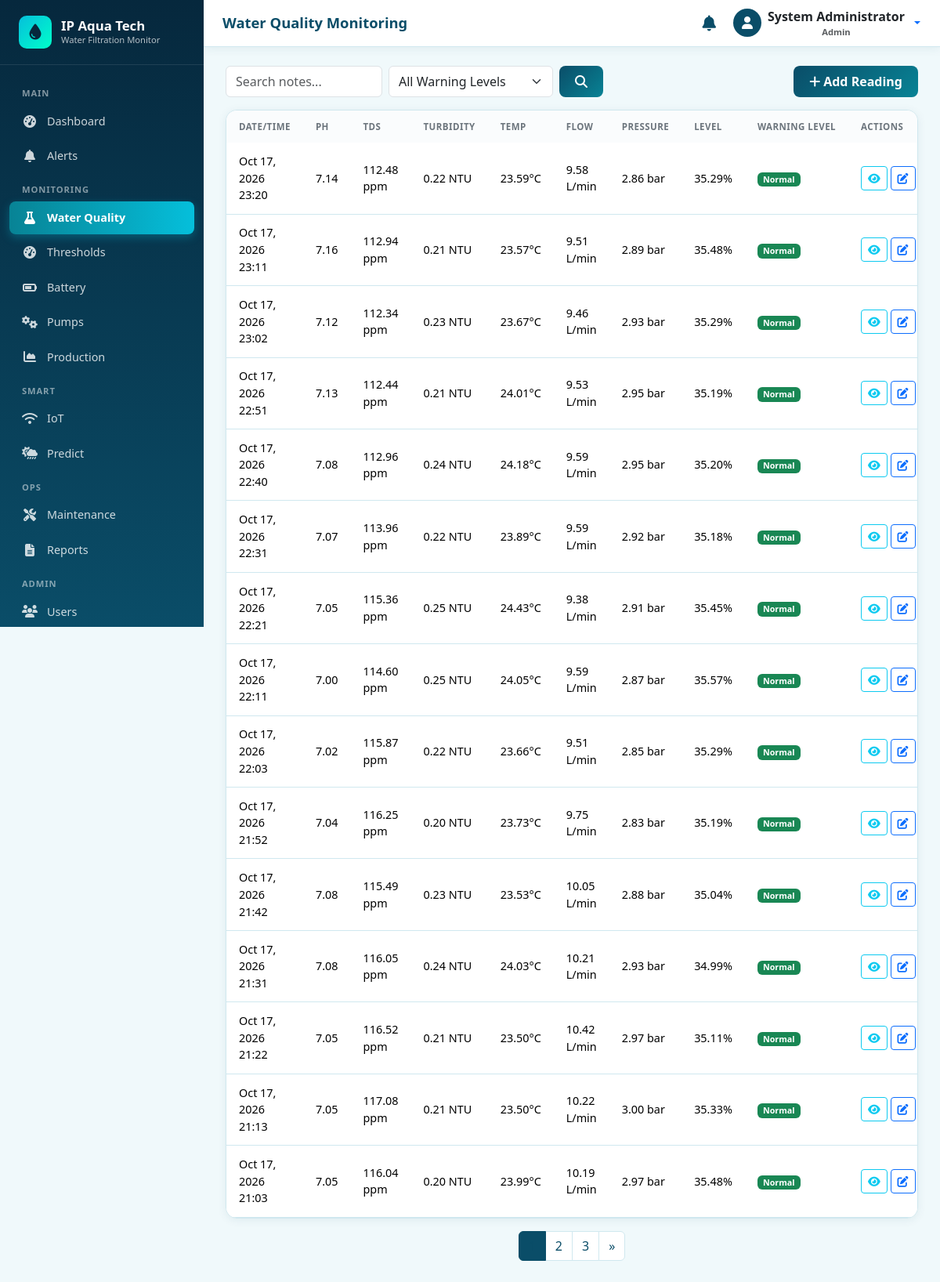
Screenshot of /monitoring/water-quality/ (signed in) with the database file from the repository.
### accounts/models.py (models this page shows, shortened)
class User(AbstractUser):
    class Role(models.TextChoices):
        ADMIN = 'ADMIN', 'Admin'
        OPERATOR = 'OPERATOR', 'Operator'
    role = models.CharField(
        max_length=20,
        choices=Role.choices,
        default=Role.OPERATOR,
        help_text='User role determining access level',
    )
    phone = models.CharField(max_length=20, blank=True)
    is_active = models.BooleanField(default=True)
    created_at = models.DateTimeField(auto_now_add=True)
    updated_at = models.DateTimeField(auto_now=True)
    class Meta:
        ordering = ['-date_joined']
        verbose_name = 'User'
        verbose_name_plural = 'Users'
    @property
    def is_admin_user(self):
        return self.role == self.Role.ADMIN or self.is_superuser

### monitoring/models.py (models this page shows, shortened)
class WaterQuality(models.Model):
    ph = models.DecimalField(max_digits=4, decimal_places=2, help_text='pH level (0-14)')
    tds = models.DecimalField(max_digits=8, decimal_places=2, help_text='Total Dissolved Solids (ppm)')
    turbidity = models.DecimalField(max_digits=6, decimal_places=2, help_text='Turbidity (NTU)')
    temperature = models.DecimalField(max_digits=5, decimal_places=2, help_text='Temperature (°C)')
    flow_rate = models.DecimalField(max_digits=8, decimal_places=2, help_text='Flow rate (L/min)')
    water_pressure = models.DecimalField(max_digits=6, decimal_places=2, help_text='Water pressure (bar)')
    water_level = models.DecimalField(max_digits=5, decimal_places=2, help_text='Water level (%)')
    status = models.CharField(
        max_length=20,
        choices=StatusChoices.choices,
        default=StatusChoices.NORMAL,
    )
    warning_level = models.CharField(
        max_length=20,
        choices=WarningLevel.choices,
        default=WarningLevel.NORMAL,
    )
    notes = models.TextField(blank=True)
    recorded_by = models.ForeignKey(
        settings.AUTH_USER_MODEL,
        on_delete=models.SET_NULL,
        null=True,
        blank=True,
        related_name='water_quality_records',
    )
    recorded_at = models.DateTimeField(default=timezone.now)
    created_at = models.DateTimeField(auto_now_add=True)
    class Meta:
        ordering = ['-recorded_at']
        verbose_name = 'Water Quality Reading'
        verbose_name_plural = 'Water Quality Readings'

### monitoring/views.py (the view)
# urls.py: path('water-quality/', views.water_quality_list, name='water_quality_list'),
@login_required
def water_quality_list(request):
    q = request.GET.get('q', '').strip()
    warning_level = request.GET.get('warning_level', '')
    qs = WaterQuality.objects.select_related('recorded_by').filter(
        recorded_at__lte=timezone.now(),
    )
    if warning_level:
        qs = qs.filter(warning_level=warning_level)
    if q:
        qs = qs.filter(notes__icontains=q)
    paginator = Paginator(qs, 15)
    page = paginator.get_page(request.GET.get('page'))
    return render(request, 'monitoring/water_quality_list.html', {
        'page_obj': page,
        'q': q,
        'warning_level': warning_level,
        'warning_choices': WarningLevel,
    })

### notifications/context_processors.py (called while the page is built)
def unread_notifications(request):
    if request.user.is_authenticated:
        count = Notification.objects.filter(
            is_read=False,
            is_resolved=False,
        ).filter(
            models_q(request.user)
        ).count()
        recent = Notification.objects.filter(
            is_resolved=False,
        ).filter(
            models_q(request.user)
        )[:5]
        return {
            'unread_notification_count': count,
            'recent_notifications': recent,
        }
    return {
        'unread_notification_count': 0,
        'recent_notifications': [],
    }

def models_q(user):
    from django.db.models import Q
    return Q(recipient__isnull=True) | Q(recipient=user)

### templates/monitoring/water_quality_list.html (shortened to what this page needs)
{% extends 'base.html' %}
{% block page_title %}Water Quality Monitoring{% endblock %}
{% block content %}
<div class="d-flex flex-wrap justify-content-between align-items-center mb-3 gap-2">
  <form method="get" class="d-flex gap-2 flex-wrap">
    <input type="text" name="q" value="{{ q }}" class="form-control" placeholder="Search notes..." style="width:200px;">
    <select name="warning_level" class="form-select" style="width:210px;">
      <option value="">All Warning Levels</option>
    </select>
    <button type="submit" class="btn btn-aqua"><i class="fas fa-search"></i></button>
  </form>
  <a href="{% url 'monitoring:water_quality_create' %}" class="btn btn-aqua"><i class="fas fa-plus me-1"></i>Add Reading</a>
</div>
<div class="card card-aqua">
  <div class="card-body p-0">
    <div class="table-responsive">
      <table class="table table-aqua table-hover mb-0">
        <thead>
          <tr>
            <th>Date/Time</th>
            <th>pH</th>
            <th>TDS</th>
            <th>Turbidity</th>
            <th>Temp</th>
            <th>Flow</th>
            <th>Pressure</th>
            <th>Level</th>
            <th>Warning Level</th>
            <th>Actions</th>
          </tr>
        </thead>
        <tbody>
          {% for obj in page_obj %}
          <tr class="{% if obj.status == 'CRITICAL' %}row-critical{% elif obj.status == 'WARNING' %}row-warning{% endif %}">
            <td>{{ obj.recorded_at|date:"M d, Y H:i" }}</td>
            <td>{{ obj.ph }}</td>
            <td>{{ obj.tds }} ppm</td>
            <td>{{ obj.turbidity }} NTU</td>
            <td>{{ obj.temperature }}°C</td>
            <td>{{ obj.flow_rate }} L/min</td>
            <td>{{ obj.water_pressure }} bar</td>
            <td>{{ obj.water_level }}%</td>
            <td>
              {% if obj.warning_level == 'NORMAL' %}<span class="badge badge-normal">Normal</span>
              {% elif obj.warning_level == 'FIRST' %}<span class="badge bg-info">First Level</span>
              {% elif obj.warning_level == 'MIDDLE' %}<span class="badge badge-warning">Middle Level</span>
              {% else %}<span class="badge badge-critical">Danger Level</span>{% endif %}
            </td>
            <td class="text-nowrap">
              <a href="{% url 'monitoring:water_quality_detail' obj.pk %}" class="btn btn-sm btn-outline-info"><i class="fas fa-eye"></i></a>
              <a href="{% url 'monitoring:water_quality_edit' obj.pk %}" class="btn btn-sm btn-outline-primary"><i class="fas fa-edit"></i></a>
            </td>
          </tr>
          {% empty %}
          <tr><td colspan="10" class="text-center text-muted py-4">No readings found.</td></tr>
          {% endfor %}
        </tbody>
      </table>
    </div>
  </div>
</div>
{% include 'includes/pagination.html' %}
{% endblock %}

### templates/base.html (shortened to what this page needs)
{% load static %}
<!DOCTYPE html>
<html lang="en">
<head>
  <link href="https://cdn.jsdelivr.net/npm/bootstrap@5.3.3/dist/css/bootstrap.min.css" rel="stylesheet">
  <link href="https://cdnjs.cloudflare.com/ajax/libs/font-awesome/6.5.1/css/all.min.css" rel="stylesheet">
  <link href="{% static 'css/style.css' %}" rel="stylesheet">
</head>
<body {% if chart_url %}data-chart-url="{{ chart_url }}"{% endif %} {% block body_attrs %}{% endblock %}>
  {% if user.is_authenticated %}
  {% include 'includes/sidebar.html' %}
  <div class="main-wrapper">
    <header class="topbar">
      <div class="d-flex align-items-center gap-3">
        <h1 class="page-title">{% block page_title %}Dashboard{% endblock %}</h1>
      </div>
      <div class="d-flex align-items-center gap-3">
        <a href="{% url 'notifications:notification_list' %}" class="btn btn-link text-aqua position-relative p-1">
          <i class="fas fa-bell fa-lg"></i>
        </a>
        <div class="dropdown">
          <button class="btn btn-link text-decoration-none dropdown-toggle d-flex align-items-center gap-2 p-0" type="button" data-bs-toggle="dropdown">
            <span class="rounded-circle bg-aqua d-inline-flex align-items-center justify-content-center text-white" style="width:36px;height:36px;background:var(--aqua-primary);">
              <i class="fas fa-user"></i>
            </span>
            <span class="d-none d-md-inline text-dark fw-semibold">
              {{ user.get_full_name|default:user.username }}
              <small class="d-block text-muted" style="font-size:0.7rem;">{{ user.get_role_display }}</small>
            </span>
          </button>
        </div>
      </div>
    </header>
    <div class="content-area">
      {% block content %}{% endblock %}
    </div>
  </div>
  {% else %}
    {% block auth_content %}{% endblock %}
  {% endif %}
</body>
</html>

### static/css/style.css (style rules this page uses)
:root { --aqua-primary: #0a4d68; --aqua-secondary: #088395; --aqua-accent: #05bfdb; --aqua-light: #00ffca; --aqua-bg: #f0f9fb; --aqua-sidebar: #06283d; --aqua-sidebar-hover: #0a4d68; --aqua-card: #ffffff; --status-normal: #198754; --status-warning: #ffc107; --status-critical: #dc3545; --status-info: #0dcaf0; --text-dark: #1a1a2e; --text-muted: #6c757d; --border-color: #d0e8ef; --sidebar-width: 260px; --topbar-height: 60px; --radius: 12px; --shadow: 0 2px 12px rgba(10, 77, 104, 0.08); --shadow-lg: 0 8px 30px rgba(10, 77, 104, 0.12); }
* { box-sizing: border-box; }
body { font-family: 'Segoe UI', system-ui, -apple-system, sans-serif; background: var(--aqua-bg); color: var(--text-dark); min-height: 100vh; overflow-x: hidden; }
.main-wrapper { margin-left: var(--sidebar-width); min-height: 100vh; transition: margin-left 0.3s ease; }
.topbar { height: var(--topbar-height); background: var(--aqua-card); border-bottom: 1px solid var(--border-color); display: flex; align-items: center; justify-content: space-between; padding: 0 1.5rem; position: sticky; top: 0; z-index: 1030; box-shadow: var(--shadow); }
.topbar .page-title { font-weight: 700; color: var(--aqua-primary); font-size: 1.15rem; margin: 0; }
.content-area { padding: 1.5rem 1.75rem 2.5rem; max-width: 1280px; }
.card-aqua { background: var(--aqua-card); border-radius: 14px; border: 1px solid var(--border-color); box-shadow: var(--shadow); overflow: hidden; }
.card-aqua .card-body { padding: 1.25rem 1.35rem; }
.card-aqua .table { margin-bottom: 0; }
.card-aqua .table thead th { font-size: 0.72rem; text-transform: uppercase; letter-spacing: 0.04em; color: var(--text-muted); font-weight: 700; border-bottom-width: 1px; white-space: nowrap; background: #fafcfd; padding: 0.75rem 1rem; }
.card-aqua .table td { vertical-align: middle; font-size: 0.9rem; padding: 0.8rem 1rem; }
.badge-normal, .badge-status-normal { background-color: var(--status-normal) !important; color: #fff !important; }
.table-aqua { margin-bottom: 0; }
.table-aqua thead th { background: var(--aqua-primary); color: #fff; font-weight: 600; font-size: 0.85rem; border: none; padding: 0.75rem 1rem; white-space: nowrap; }
.table-aqua tbody td { padding: 0.75rem 1rem; vertical-align: middle; font-size: 0.9rem; border-color: var(--border-color); }
.btn-aqua { background: linear-gradient(135deg, var(--aqua-primary), var(--aqua-secondary)); color: #fff; border: none; border-radius: 8px; font-weight: 600; padding: 0.5rem 1.25rem; transition: all 0.2s ease; }
.text-aqua { color: var(--aqua-primary) !important; }
.fw-semibold { font-weight: 600; }

### rows the page displays
User: get_full_name "System Administrator", role "Admin"
WaterQuality: recorded_at "Oct 17, 2026 22:21", ph "7.05", tds "115.36", turbidity "0.25", temperature "24.43", flow_rate "9.38", water_pressure "2.91", water_level "35.45", warning_level "Normal"
WaterQuality: recorded_at "Oct 17, 2026 22:11", ph "7.00", tds "114.60", turbidity "0.25", temperature "24.05", flow_rate "9.59", water_pressure "2.87", water_level "35.57", warning_level "Normal"
WaterQuality: recorded_at "Oct 17, 2026 22:03", ph "7.02", tds "115.87", turbidity "0.22", temperature "23.66", flow_rate "9.51", water_pressure "2.85", water_level "35.29", warning_level "Normal"
WaterQuality: recorded_at "Oct 17, 2026 21:52", ph "7.04", tds "116.25", turbidity "0.20", temperature "23.73", flow_rate "9.75", water_pressure "2.83", water_level "35.19", warning_level "Normal"
WaterQuality: recorded_at "Oct 17, 2026 21:42", ph "7.08", tds "115.49", turbidity "0.23", temperature "23.53", flow_rate "10.05", water_pressure "2.88", water_level "35.04", warning_level "Normal"
WaterQuality: recorded_at "Oct 17, 2026 21:31", ph "7.08", tds "116.05", turbidity "0.24", temperature "24.03", flow_rate "10.21", water_pressure "2.93", water_level "34.99", warning_level "Normal"
WaterQuality: recorded_at "Oct 17, 2026 21:22", ph "7.05", tds "116.52", turbidity "0.21", temperature "23.50", flow_rate "10.42", water_pressure "2.97", water_level "35.11", warning_level "Normal"
WaterQuality: recorded_at "Oct 17, 2026 21:13", ph "7.05", tds "117.08", turbidity "0.21", temperature "23.50", flow_rate "10.22", water_pressure "3.00", water_level "35.33", warning_level "Normal"
WaterQuality: recorded_at "Oct 17, 2026 21:03", ph "7.05", tds "116.04", turbidity "0.20", temperature "23.99", flow_rate "10.19", water_pressure "2.97", water_level "35.48", warning_level "Normal"

### other values shown
{{ num }} "2" "3"
